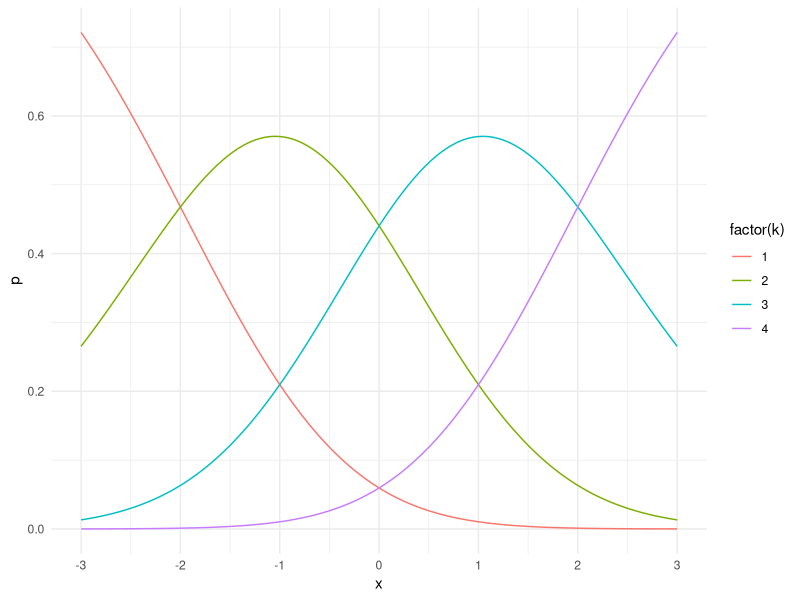

This chart was generated by the following R code: (Note: this script raises an error after producing the figure.)
library(ggplot2)
library(dplyr)
library(tidyr)

setwd("/home/trjohns/Dropbox/Research/elogit/manuscript")

K <- 4
n <- 200

alph <- -cumsum(c(0, c(-2, 0, 2)))
gamm <-  seq(0, K - 1, by = 1) / (K - 1)
beta <- K - 1

d <- expand.grid(x = seq(-3, 3, length = n), k = 1:K) %>%
   mutate(p = exp(alph[k] + gamm[k] * beta * x)) %>% group_by(x) %>% 
   mutate(p = p / sum(p)) 

p <- ggplot(d, aes(x = x, y = p, color = factor(k))) + theme_minimal() + 
   geom_line() + scale_x_continuous(breaks = -6:6)
plot(p)

theta <- c(alph[-1], gamm[-c(1,K)], beta)

x <- matrix(seq(-3, 3, length = n), n, 1)

reps <- 100

d1 <- matrix(NA, reps, length(theta))
d2 <- d1
dK <- d1
d0 <- d1

set.seed(123)

pb <- progress_bar$new(total = reps)

for (i in 1:reps) {
   
   pb$tick()

   y <- dat_samp(c(alph, gamm, beta), x, K)
   
   theta <- c(alph[-1], gamm[-c(1,K)], beta)
   
   d1[i,] <- elreg(theta, y, x, 1) - theta
   d2[i,] <- elreg(theta, y, x, 2) - theta
   dK[i,] <- elreg(theta, y, x, K) - theta
   d0[i,] <- flreg(theta, y, x) - theta
}

d <- as.data.frame(rbind(d1, d2, dK, d0))
names(d) <- c("a2","a3","a4","g2","g3","beta")

#write.csv(d, file = "elreg-4-simdata.csv", row.names = FALSE)


   

